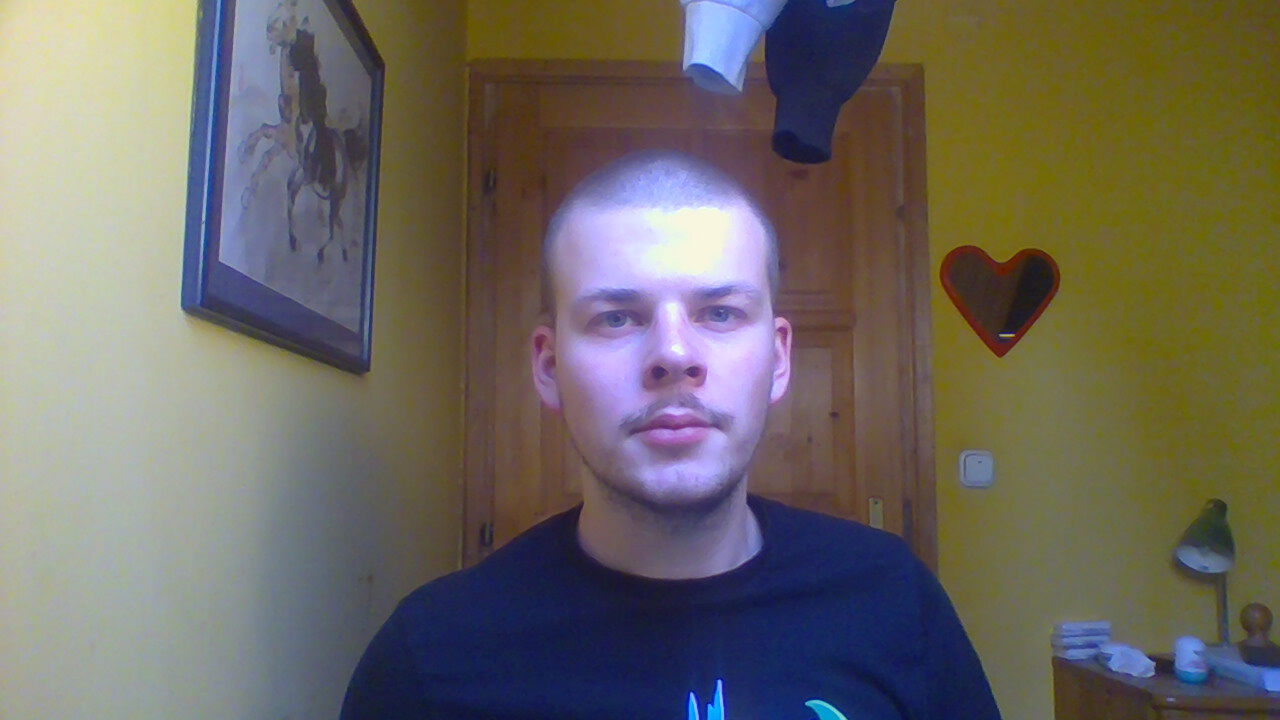
#> input picture gepilatas_hf/haarcasc_img.jpg, 1280 x 720 px
$ python haarcasc_img.py
#> lines starting #> are read from the running program, lines starting #| are printed output that depends on the picture; after the words box and inside, x2 and y2 are one past the last pixel; in counts of white or black regions, pixels touching at a corner belong together
'''
Author: Gulyás János
Az OpenCV Haar-kaszkádokat használó arcdetektálójának kipróbálása egy beolvasott képen. Ha a képen több arc is található, mindegyiket körülrajzolja.
Ezen felül az ugyancsak Haar-kaszkádokat használó szemdetektálót is használjuk, minden arcon belül megkeresi és kirajzolja a szemeket is.
'''


import numpy as np
import cv2

# Betöltjük az OpenCV által biztosított kaszkádokat, egyet az arcra (előről) és egyet a szemekre

faceCascade = cv2.CascadeClassifier('/home/gujankic/PycharmProjects/GepilatasHF/gepilatas_hf/venv/lib/python3.5/site-packages/cv2/data/haarcascade_frontalface_default.xml')
eyeCascade = cv2.CascadeClassifier('/home/gujankic/PycharmProjects/GepilatasHF/gepilatas_hf/venv/lib/python3.5/site-packages/cv2/data/haarcascade_eye.xml')

img_1 = cv2.imread('haarcasc_img.jpg') # Kép beolvasása
#> img_1 is the input picture: shape (720, 1280, 3); mean B, G, R 97.4, 104.5, 109.5
img_2 = cv2.imread('ppl.jpg')
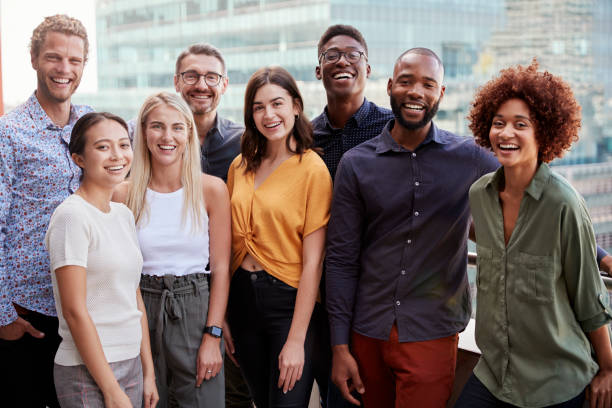
#> input picture gepilatas_hf/ppl.jpg, 612 x 408 px
#> img_2 is the input picture: shape (408, 612, 3); mean B, G, R 109.5, 112.6, 126.8

gray_1 = cv2.cvtColor(img_1, cv2.COLOR_BGR2GRAY) # Fekete fehérré konvertálás
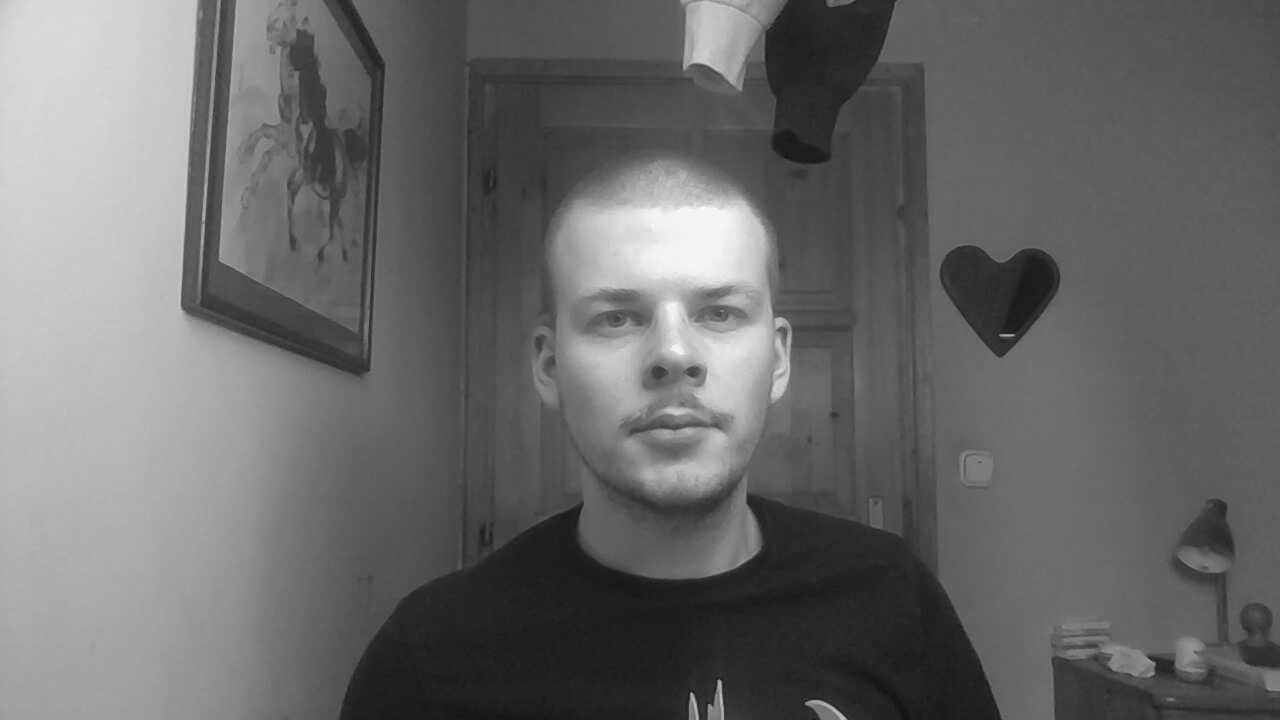
#> gray_1: shape (720, 1280); min 18, max 251, mean 105.2
gray_2 = cv2.cvtColor(img_2, cv2.COLOR_BGR2GRAY)
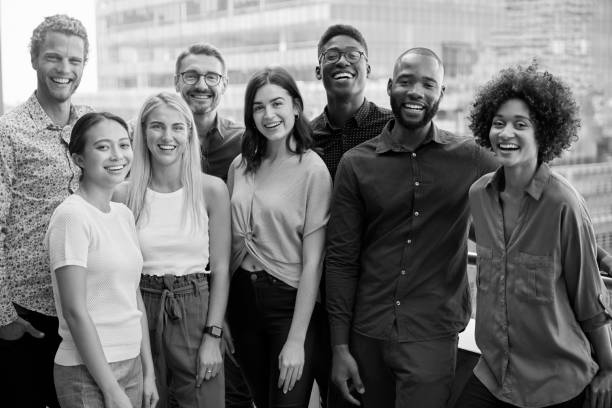
#> gray_2: shape (408, 612); min 0, max 255, mean 116.5

faces_1 = faceCascade.detectMultiScale(gray_1, scaleFactor=1.05, minNeighbors=10, minSize=(100, 100)) # Arcok detektálása. Adott képre a legjobb paraméterekkel. Rectangle-el tér vissza, ha talál.
#> faces_1 = [[526, 199, 291, 291]]
faces_2 = faceCascade.detectMultiScale(gray_2, scaleFactor=1.05, minNeighbors=10, minSize=(30, 30)) # Kisebb arcok, kisebb minSize értékkel működik
#> faces_2 = [[33, 37, 57, 57], [86, 123, 58, 58], [246, 84, 54, 54], [316, 33, 52, 52], [174, 55, 55, 55], [139, 105, 57, 57], [479, 99, 63, 63], [88, 301, 59, 59], [311, 11, 65, 65], [385, 61, 57, 57]]

# Körülrajzoljuk az arcokat, majd az arcon belül keressük a szemeket és azokat is körberajzoljuk.

for (x,y,w,h) in faces_1:
    img = cv2.rectangle(img_1,(x,y),(x+w,y+h),(255,0,0),2)
    roi_gray = gray_1[y:y+h, x:x+w]
    roi_color = img_1[y:y+h, x:x+w]
    eyes = eyeCascade.detectMultiScale(roi_gray, scaleFactor=1.15, minNeighbors=5, minSize=(50, 50))
    for (ex, ey, ew, eh) in eyes:
        cv2.rectangle(roi_color, (ex, ey), (ex + ew, ey + eh), (0, 255, 0), 2)
#> this loop made 1 pass
#> (x, y, w, h, eyes) on pass 1: (526, 199, 291, 291, [[160, 81, 64, 64], [55, 85, 68, 68]])
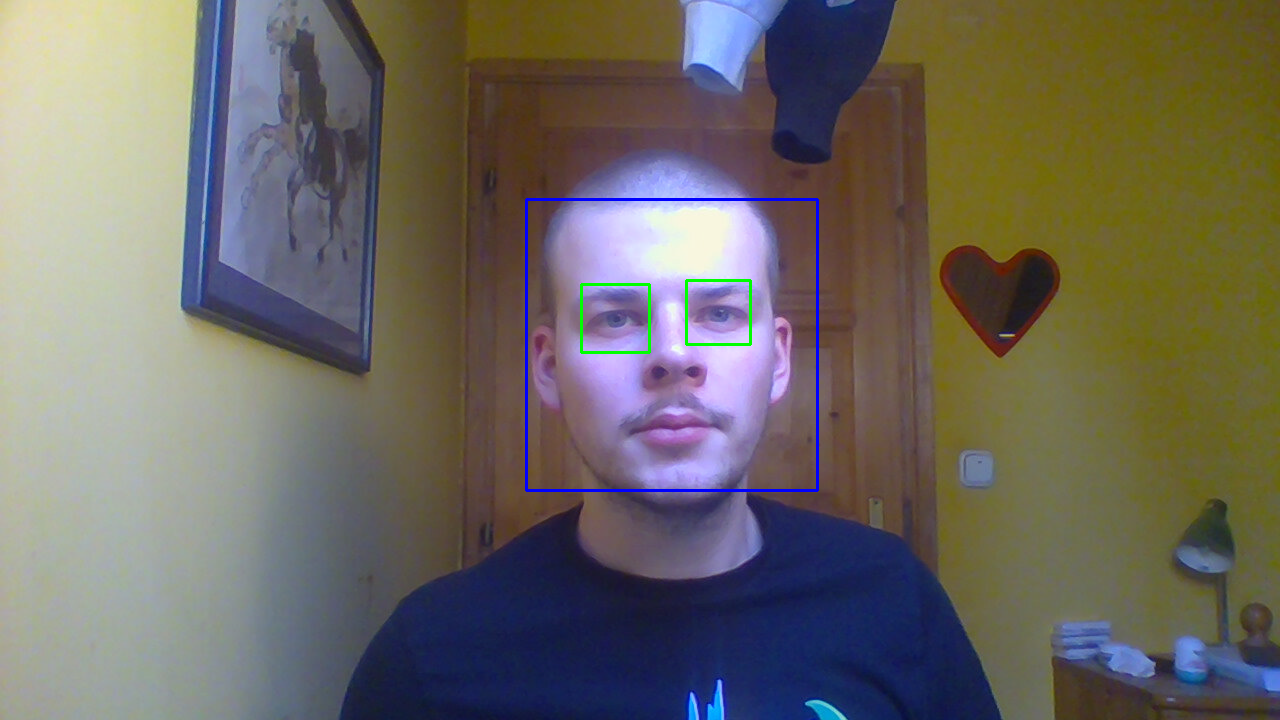
#> img_1: shape (720, 1280, 3); 0.55% of pixels changed, all inside (x1, y1, x2, y2) = (525, 198, 819, 492)
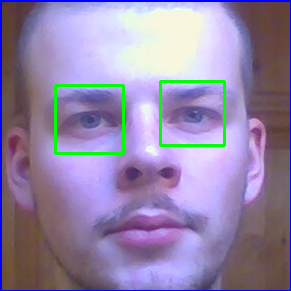
#> roi_color: shape (291, 291, 3); mean B, G, R 169, 134, 148.3

for (x,y,w,h) in faces_2:
    img = cv2.rectangle(img_2,(x,y),(x+w,y+h),(255,0,0),2)
    roi_gray = gray_2[y:y+h, x:x+w]
    roi_color = img_2[y:y+h, x:x+w]
    eyes = eyeCascade.detectMultiScale(roi_gray, scaleFactor=1.01, minNeighbors=3, minSize=(5, 5))
    for (ex, ey, ew, eh) in eyes:
        cv2.rectangle(roi_color, (ex, ey), (ex + ew, ey + eh), (0, 255, 0), 2)
#> this loop made 10 passes
#> (x, y, w, h, eyes) on passes 1, 2, 3, 7, 10: (33, 37, 57, 57, [[8, 9, 22, 22], [28, 12, 22, 22], [34, 12, 22, 22]]), (86, 123, 58, 58, [[30, 12, 20, 20]]), (246, 84, 54, 54, [[20, 7, 20, 20]]), (479, 99, 63, 63, [[8, 12, 21, 21]]), (385, 61, 57, 57, [[31, 10, 22, 22], [9, 7, 21, 21]])
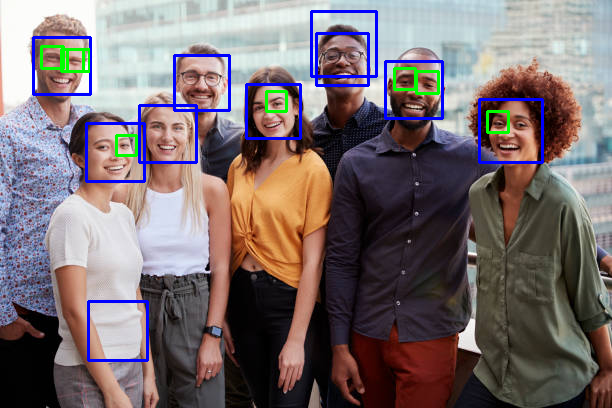
#> img_2: shape (408, 612, 3); 3.45% of pixels changed, all inside (x1, y1, x2, y2) = (32, 10, 544, 362)
#> roi_color: shape (57, 57, 3)
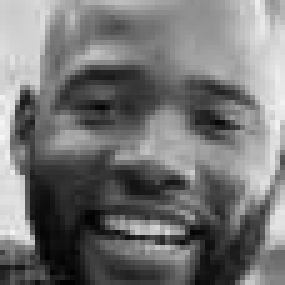
#> roi_gray: shape (57, 57) (shown 5 times larger); min 0, max 245, mean 116.4

cv2.imshow('Output_1',img_1)
cv2.imshow('Output_2',img_2)
cv2.waitKey(0)
cv2.destroyAllWindows()
